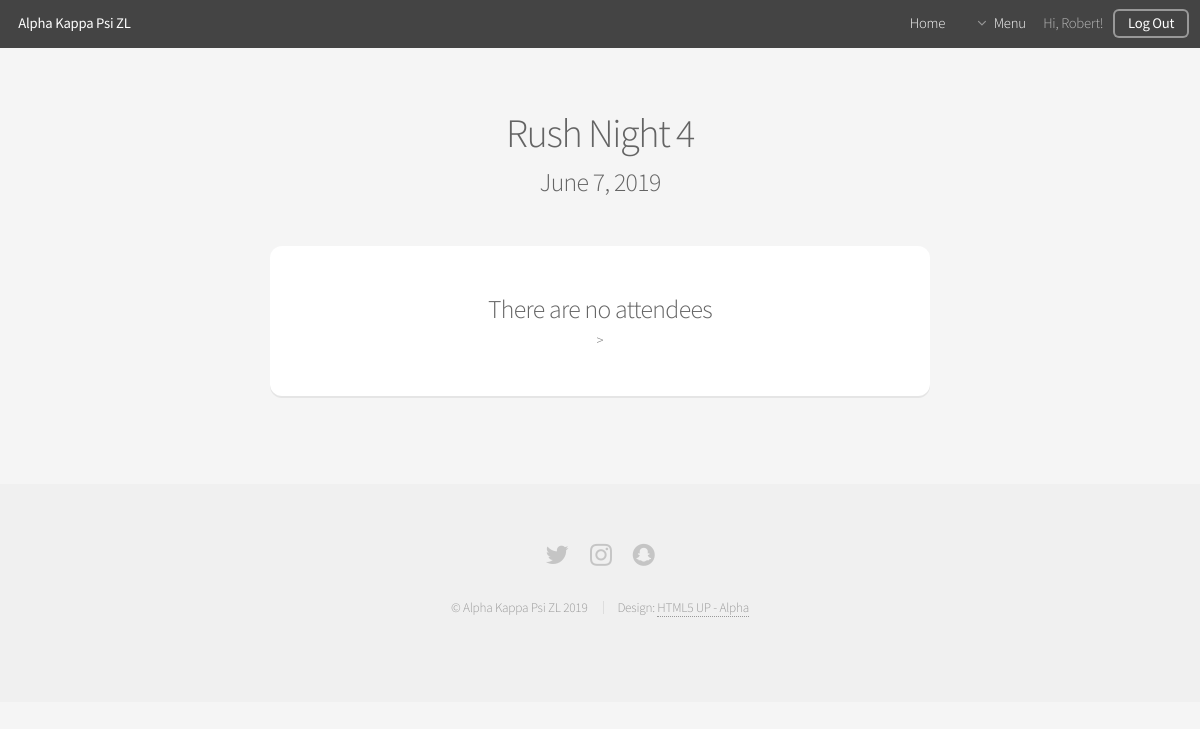
The app's page /attendance/8/eventattendance/ (signed in), older data.
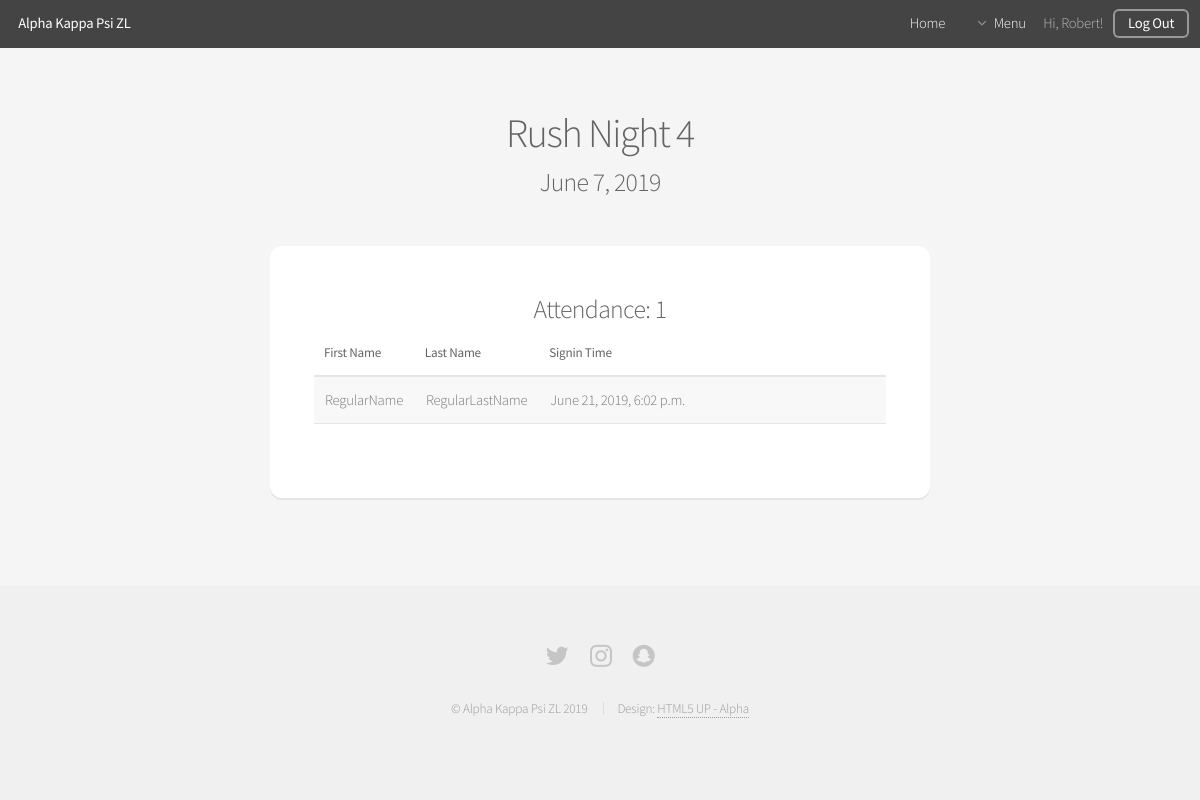
The same page, newer data.
### attendance/models.py (models this page shows, shortened)
class Event(models.Model):
    name = models.CharField(max_length=100, null=False)
    group = models.ForeignKey(EventGroup, on_delete=models.SET_NULL, null=True)
    credits = models.IntegerField(default=1, null=False)
    date = models.DateField(default=datetime.now)
    slug = models.CharField(max_length=32, default='', null=True, blank=True)

class Signin(models.Model):
    event = models.ForeignKey(Event, on_delete=models.CASCADE)
    user = models.ForeignKey(User, on_delete=models.CASCADE)
    time = models.DateTimeField(default=datetime.now, null=True, blank=True)
    comment = models.CharField(max_length=100, blank=True, null=True)
    class Meta:
        unique_together = ('event', 'user')

### attendance/views.py (the view)
# urls.py: path('<int:eventid>/eventattendance/', views.eventattendance, name='eventattendance'),
@login_required
def eventattendance(request, eventid):
    event = get_object_or_404(Event, id=eventid)
    signincount = Signin.objects.filter(event=event).count()
    signins = Signin.objects.filter(event=event).order_by('user__last_name')
    context = {
        'event': event,
        'signincount': signincount,
        'signins': signins,
        'containersize': 'medium',
    }
    return render(request, 'attendance/eventattendance.html', context=context)

### templates/attendance/eventattendance.html (shortened to what this page needs)
{% extends 'base/base_generic.html' %}
{% block main_headertext %}
    <h2>{{ event.name }}</h2>
    <h3>{{ event.date }}</h3>
{% endblock %}
{% block content %}
    {% if signincount < 1 %}
    <h3>There are no attendees</h3>>
    {% else %}
    <h3>Attendance: {{ signincount }}</h3>
    <div class="table-wrapper" style="text-align:left;">
        <table>
            <thead>
                <tr>
                    <th style="width: 15%">First Name</th>
                    <th style="width: 15%">Last Name</th>
                    <th style="width: 60%">Signin Time</th>
                </tr>
            </thead>
            <tbody>
                {% for signin in signins %}
                <tr>
                    <td>{{ signin.user.first_name }}</td>
                    <td>{{ signin.user.last_name }}</td>
                    <td>{{ signin.time }}</td>
                </tr>
                {% endfor %}
            </tbody>
        </table>
    </div>
    {% endif %}
{% endblock %}

### templates/base/base_generic.html (shortened to what this page needs)
<!DOCTYPE HTML>
{% load static %}
<html>
	<head>
        <link rel="stylesheet" href="{% static 'assets/css/main.css' %}" />
	</head>
	<body class="{{ landing|default:"" }} is-preload">
		<div id="page-wrapper">
				<header id="header" class="{{ headerclass|default:"" }}">
					<h1><a href="{% url 'index' %}">Alpha Kappa Psi ZL</a></h1>
					<nav id="nav">
						<ul>
							<li><a href={% if request.user.is_authenticated %}
										"{% url 'generic' %}"
										{% else %}
										"{% url 'index' %}"
										{% endif %}>
								Home
							</a></li>
							{% if request.user.is_authenticated %}
							<li>
								<a href="#" class="icon fa-angle-down">Menu</a>
							</li>
								{% if request.user.first_name %}
								<li>Hi, {{ request.user.first_name }}!</li>
								{% endif %}
								<li><a href="{% url 'logout' %}?next={% url 'login' %}" class="button">Log Out</a></li>
							{% else %}
							<li><a href="{% url 'login' %}" class="button">Log In</a></li>
							{% endif %}
						</ul>
					</nav>
				</header>
				{% block main %}
				<section id="main" class="container {{ containersize|default:"small" }}">
					<header>
						{% block main_headertext %}{% endblock %}
					</header>
					<div class="box">
							{% block content %}
							{% endblock %}
					</div>
				</section>
				{% endblock %}
				{% block footer %}
				<footer id="footer">
					<ul class="icons">
						<li><a href="https://www.twitter.com/utk_akpsi" class="icon fa-twitter"><span class="label">Twitter</span></a></li>
						<li><a href="https://www.instagram.com/utk_akpsi" class="icon fa-instagram"><span class="label">Instagram</span></a></li>
						<li><a href="https://www.snapchat.com/add/akpsizl" class="icon fa-snapchat"><span class="label">Snapchat</span></a></li>
					</ul>
					<ul class="copyright">
						<li>&copy; Alpha Kappa Psi ZL 2019</li>
                        <li>Design: <a href="http://html5up.net/alpha">HTML5 UP - Alpha</a></li>
					</ul>
				</footer>
				{% endblock %}
		</div>
	</body>
</html>

Row changes from the older to the newer data that the page shows:
added Signin: user.first_name "RegularName", user.last_name "RegularLastName", time "June 21, 2019, 6:02 p.m."
Text that changed along with them:
{{ signincount }}: (not shown) → "1"
text no longer shown: "There are no attendees >"
text now shown: "Attendance: First Name Last Name Signin Time"
